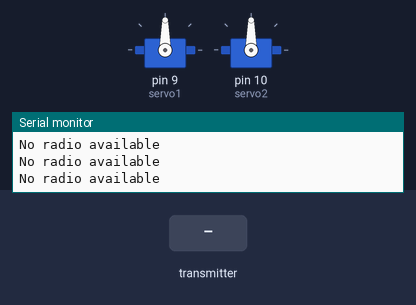
A sketch run on a simulated Arduino Uno, built with avr-gcc and run on an emulated ATmega328P. On the bench: 2 × servo, the last lines printed to the serial monitor. Inputs (shaded band) come from the test bench. No radio packets arrive unless stated.

Above: at 2.2 s.
2.3 s: the transmitter starts sending joystick.0 = 0
At 3.0 s:
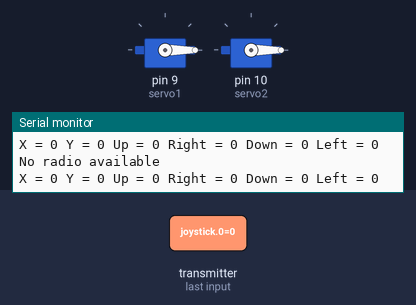
3.8 s: the transmitter starts sending joystick.1 = 256
At 4.7 s:
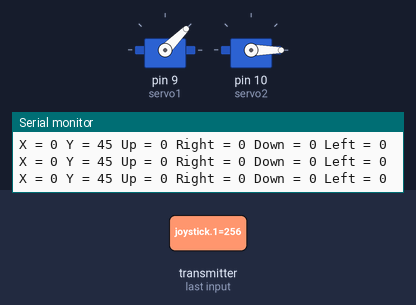
5.3 s: the transmitter starts sending joystick.0 = 256
At 6.2 s:
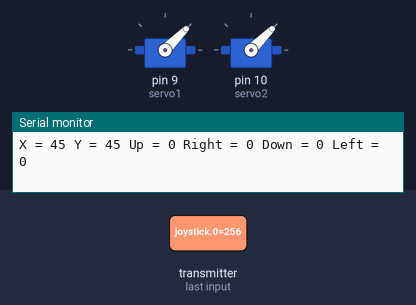
6.8 s: the transmitter starts sending joystick.1 = 0
At 7.6 s:
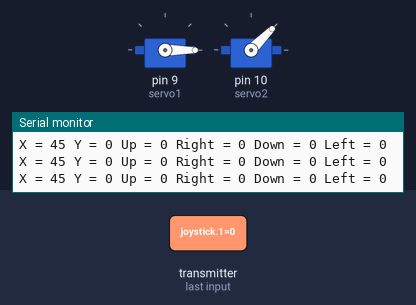
8.3 s: the transmitter starts sending joystick.0 = 1023
At 8.7 s:
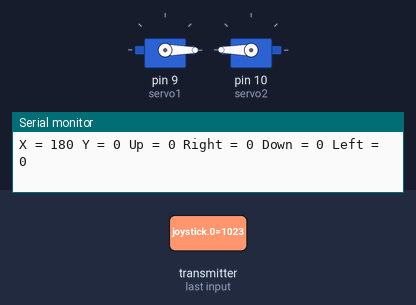
9.8 s: the transmitter starts sending joystick.1 = 512
At 10.2 s:
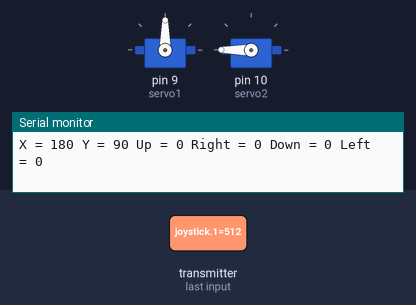
Timing chart, 0 to 12.3 s (numbered marks = the images above; inputs shaded):
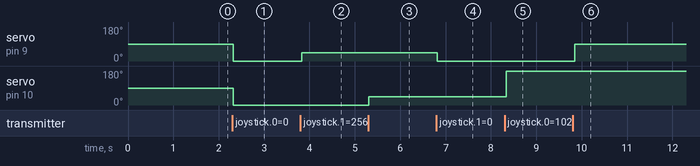

The sketch:

joystickRX.ino
```cpp
/* JoyStick module receiver code
By Nazmus
http://www.Easyprogramming.net
http://nazm.us
 - CONNECTIONS: nRF24L01 Modules See:
 http://arduino-info.wikispaces.com/Nrf24L01-2.4GHz-HowTo
   1 - GND
   2 - VCC 3.3V !!! NOT 5V
   3 - CE to Arduino pin 6
   4 - CSN to Arduino pin 7
   5 - SCK to Arduino pin 13
   6 - MOSI to Arduino pin 11
   7 - MISO to Arduino pin 12
   8 - UNUSED

   Above connections created by shield
   On Motor Shield connect Servos to servo connections 1 & 2
 */

/*-----( Import needed libraries )-----*/
#include <SPI.h>
#include <nRF24L01.h>
#include <RF24.h>
#include <Servo.h>
/*-----( Declare Constants and Pin Numbers )-----*/
#define CE_PIN 6
#define CSN_PIN 7

// NOTE: the "LL" at the end of the constant is "LongLong" type
const uint64_t pipe = 0xE8E8F0F0E1LL; // Define the transmit pipe
const int servo1 = 9; // first servo
const int servo2 = 10; // second servo
int servoVal; // variable to read the value from the analog pin

Servo myservo1; // create servo1
Servo myservo2; // create servo2
/*-----( Declare objects )-----*/
RF24 radio(CE_PIN, CSN_PIN); // Create a Radio
/*-----( Declare Variables )-----*/
int joystick[6];  // 6 element array holding Joystick readings

void setup()   /****** SETUP: RUNS ONCE ******/
{
  Serial.begin(9600);
  delay(1000);
  myservo1.attach(servo1); // attaches the servo1
  myservo2.attach(servo2); // attaches the servo2
  Serial.println("Nrf24L01 Receiver Starting");
  radio.begin();
  radio.openReadingPipe(1,pipe);
  radio.startListening();;
}//--(end setup )---


void loop()   /****** LOOP: RUNS CONSTANTLY ******/
{
  if ( radio.available() )
  {
    // Read the data payload until we've received everything
    bool done = false;
    while (!done)
    {
      done = radio.read( joystick, sizeof(joystick) );
      int joystickX = map(joystick[0],0,1023,0,180); // turn value of 0-1023 to 0-180 degrees
      int joystickY = map(joystick[1],0,1023,0,180);  // turn value of 0-1023 to 0-180 degrees

      // the four button variables from joystick array
      int upbut = joystick[2];
      int rightbut = joystick[3];
      int downbut = joystick[4];
      int lefttbut = joystick[5];

      servoVal = joystickX; // scale it to use it with the servo (result between 0 and 180)
      myservo2.write(servoVal); // sets the servo position according to the scaled value
      //Serial.println(servoVal); // for debugging

      servoVal = joystickY; // scale it to use it with the servo (result between 0 and 180)
      myservo1.write(servoVal); // sets the servo position according to the scaled value

      //Serial.println(servoVal); // for debugging

      // Fetch the data payload - Debugging code below

      Serial.print("X = ");

      Serial.print(joystickX);
      Serial.print(" Y = ");

      Serial.print(joystickY);
      Serial.print(" Up = ");

      Serial.print(joystick[2]);
      Serial.print(" Right = ");

      Serial.print(joystick[3]);
      Serial.print(" Down = ");

      Serial.print(joystick[4]);
      Serial.print(" Left = ");

      Serial.println(joystick[5]);

     delay(15); // waits for the servo to get there
    }
  }
  else
  {
      Serial.println("No radio available");
  }

}//--(end main loop )---
```

Measured:
- after the input at 2.3 s, servo on pin 9 (servo1), servo on pin 10 (servo2): 90° → 0° at once
- after the input at 3.8 s, servo on pin 9 (servo1): 0° → 45° at once
- after the input at 5.3 s, servo on pin 10 (servo2): 0° → 45° at once
- after the input at 6.8 s, servo on pin 9 (servo1): 45° → 0° at once
- after the input at 8.3 s, servo on pin 10 (servo2): 45° → 180° at once
- after the input at 9.8 s, servo on pin 9 (servo1): 0° → 90° after 0.05 s
